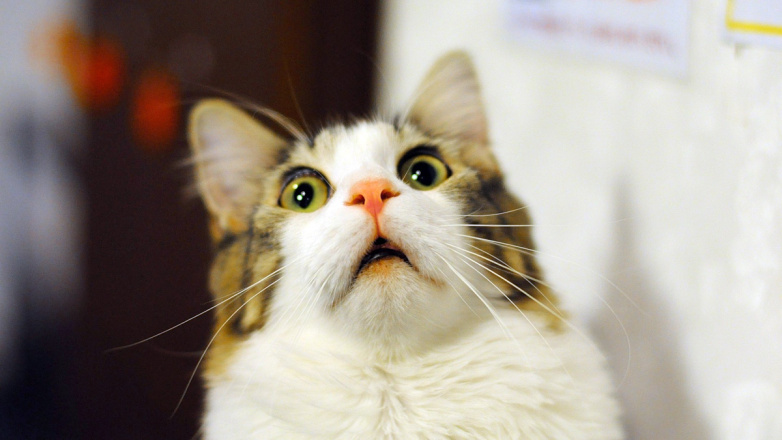
#> input picture images/cat1.jpg, 782 x 440 px
$ jupyter execute PCA_images.ipynb   (shell and % lines are left out)
#> lines starting #> are read from the running program, lines starting #| are printed output that depends on the picture
# PCA on images

My first notebook ever! :)

Load an image and do various grayscale transformations.

### 2D plots

[cell 1]

import numpy as np
from PIL import Image
import matplotlib.pyplot as plt
from mpl_toolkits.mplot3d import Axes3D

cat_src = Image.open("images/cat1.jpg")
#> cat_src is the input picture: PIL image 782x440 RGB; mean R, G, B 159.7, 150.2, 139.1
cat_array = np.array(cat_src, dtype=np.float32) / 255

cat_avg = cat_array[:,:,0] + cat_array[:,:,1] + cat_array[:,:,2]
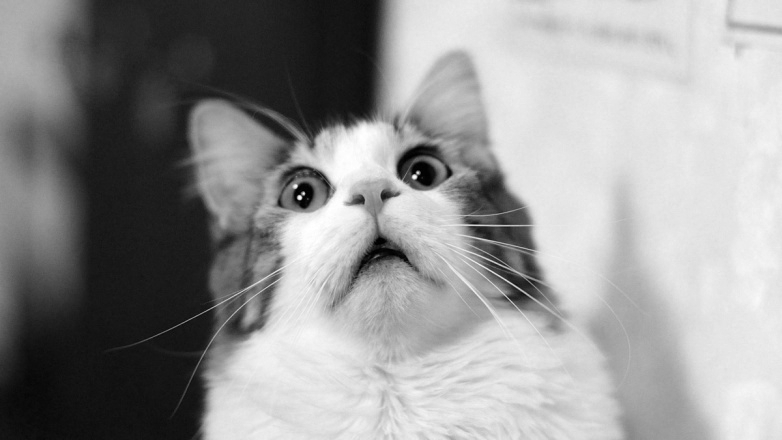
#> cat_avg: shape (440, 782) float32; min 0, max 3, mean 1.76; drawn with min black and max white
cat_avg /= 3

cat_lum = np.dot(cat_array, [0.299, 0.587, 0.114])

# 2d plotting
fig2d = plt.figure(dpi=120)

plot = fig2d.add_subplot(221)
imgplot = plt.imshow(cat_src)
plot.set_title('Source color image')

plot = fig2d.add_subplot(222)
imgplot = plt.imshow(cat_lum, cmap="gray", vmin=0, vmax=1)
plot.set_title('Luminance')

plot = fig2d.add_subplot(223)
imgplot = plt.imshow(cat_avg, cmap="gray", vmin=0, vmax=1)
plot.set_title('Average')
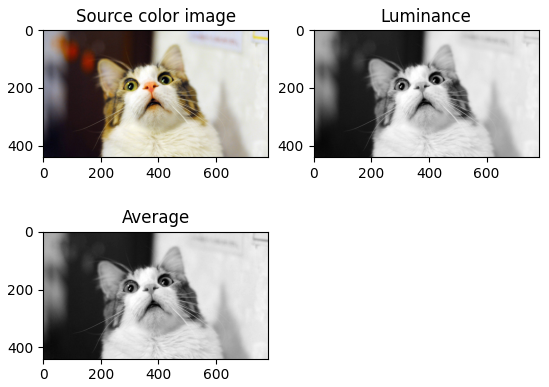
#> figure drawn by matplotlib, 3 panels

### 3D plots

[cell 2]
dim = np.array(cat_src.size) / 50
#> dim = [15.64, 8.8]
dim = dim.astype(int)
#> dim = [15, 8]

cat_src_small = cat_src.resize(dim)
cat_array_small = np.array(cat_src_small, dtype=np.float32) / 255

cat_avg_small = cat_array_small[:,:,0] + cat_array_small[:,:,1] + cat_array_small[:,:,2]
cat_avg_small /= 3

cat_lum_small = np.dot(cat_array_small, [0.299, 0.587, 0.114])

dim = cat_array_small.shape
#> dim = (8, 15, 3)

color_array = np.resize(cat_array_small, (dim[0]*dim[1], 3))
#> color_array = 120 rows, first 8: [0.686, 0.643, 0.631], [0.471, 0.318, 0.227], [0.204, 0.114, 0.102], [0.188, 0.122, 0.106], [0.184, 0.11, 0.0941], [0.18, 0.0902, 0.0627], [0.0941, 0.0353, 0.0353], [0.565, 0.541, 0.51]
avg_array = cat_avg_small.flatten()
#> avg_array = 120 values, max 0.929 at index 95, min 0.0497 at index 105, mean 0.587
lum_array = cat_lum_small.flatten()
#> lum_array = 120 values, max 0.942 at index 95, min 0.0384 at index 105, mean 0.595

# 3d plotting
fig3d = plt.figure(dpi=120)
marker = "."
s = 6

ax = fig3d.add_subplot(221, projection="3d")
x = cat_array_small[:,:,0].flatten()
#> x = 120 values, max 0.957 at index 95, min 0.0353 at index 105, mean 0.626
y = cat_array_small[:,:,1].flatten()
#> y = 120 values, max 0.945 at index 95, min 0.0314 at index 21, mean 0.589
z = cat_array_small[:,:,2].flatten()
#> z = 120 values, max 0.925 at index 119, min 0.0314 at index 21, mean 0.545
ax.scatter(x,y,z, s=s, marker=marker, c=color_array)
ax.set_xlabel('Red', color="r")
ax.set_ylabel('Green', color="g")
ax.set_zlabel('Blue', color="b")
ax.set_title("3D plot of color image")

ax = fig3d.add_subplot(222, projection="3d")
x = y = z = cat_avg_small.flatten()
#> x has the same summary as avg_array; y has the same summary as avg_array; z has the same summary as avg_array
ax.scatter(x,y,z, s=s, marker=marker, c=avg_array, cmap="gray", vmin=0, vmax=1)
ax.set_xlabel('Red', color="r")
ax.set_ylabel('Green', color="g")
ax.set_zlabel('Blue', color="b")
ax.set_title("3D plot of averaged grayscale image")

ax = fig3d.add_subplot(223, projection="3d")
x = y = z = cat_lum_small.flatten()
#> x has the same summary as lum_array; y has the same summary as lum_array; z has the same summary as lum_array
ax.scatter(x,y,z, s=s, marker=marker, c=lum_array, cmap="gray", vmin=0, vmax=1)
ax.set_xlabel('Red', color="r")
ax.set_ylabel('Green', color="g")
ax.set_zlabel('Blue', color="b")
ax.set_title("3D plot of luminance grayscale image")
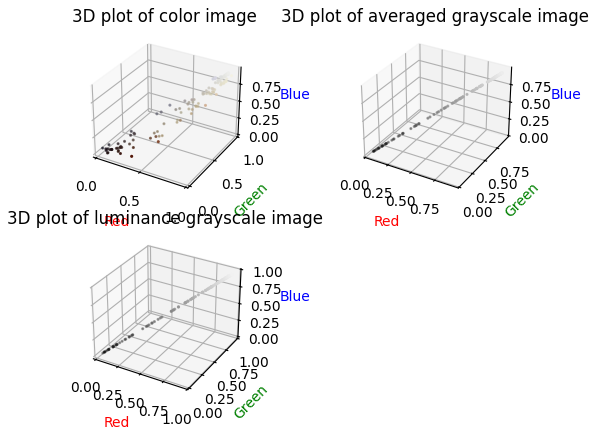
#> figure drawn by matplotlib, 3 panels
